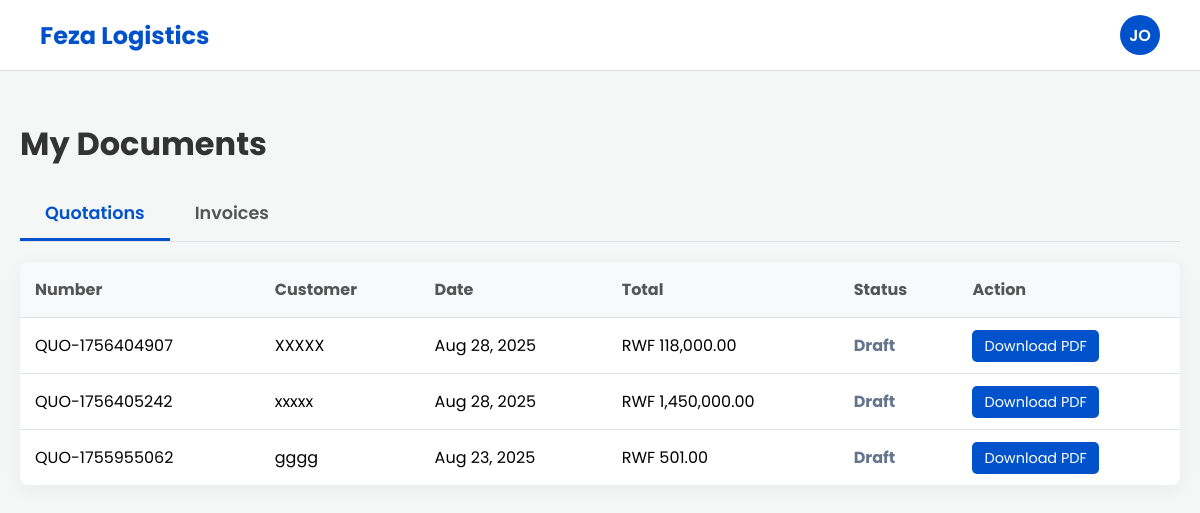
Page /document_list.php (signed in) on the committed database.
### tables this page shows
CREATE TABLE `quotations` (
  `id` int(11) NOT NULL AUTO_INCREMENT,
  `user_id` int(11) NOT NULL,
  `quote_number` varchar(50) NOT NULL,
  `customer_name` varchar(255) NOT NULL,
  `customer_address` text DEFAULT NULL,
  `customer_email` varchar(255) DEFAULT NULL,
  `quote_date` date NOT NULL,
  `expiry_date` date NOT NULL,
  `subtotal` decimal(10,2) NOT NULL,
  `tax_rate` decimal(5,2) DEFAULT 0.00,
  `tax_amount` decimal(10,2) DEFAULT 0.00,
  `total` decimal(10,2) NOT NULL,
  `currency` varchar(5) NOT NULL DEFAULT 'USD',
  `notes` text DEFAULT NULL,
  `status` varchar(20) DEFAULT 'draft',
  `created_at` timestamp NOT NULL DEFAULT current_timestamp(),
  PRIMARY KEY (`id`),
  UNIQUE KEY `quote_number` (`quote_number`),
  KEY `user_id` (`user_id`),
  CONSTRAINT `quotations_ibfk_1` FOREIGN KEY (`user_id`) REFERENCES `users` (`id`) ON DELETE CASCADE
);

### document_list.php (the view, shortened to what this page needs)
<?php
require_once 'header.php';
require_once 'db.php';
$user_id = $_SESSION['user_id'];
$quotations = $pdo->prepare("SELECT * FROM quotations WHERE user_id = :user_id ORDER BY quote_date DESC");
$quotations->execute([':user_id' => $user_id]);
?>
<div class="content-wrapper">
    <div class="page-header">
        <h1>My Documents</h1>
    </div>
    <div class="tabs">
        <div class="tab-link active" data-tab="quotations">Quotations</div>
        <div class="tab-link" data-tab="invoices">Invoices</div>
    </div>
    <div id="quotations" class="tab-pane active">
        <table class="docs-table">
            <thead>
                <tr>
                    <th>Number</th><th>Customer</th><th>Date</th><th>Total</th><th>Status</th><th>Action</th>
                </tr>
            </thead>
            <tbody>
                <?php foreach ($quotations as $row): ?>
                <tr>
                    <td><?php echo htmlspecialchars($row['quote_number']); ?></td>
                    <td><?php echo htmlspecialchars($row['customer_name']); ?></td>
                    <td><?php echo date('M d, Y', strtotime($row['quote_date'])); ?></td>
                    <td><?php $currency = $row['currency'] ?? 'RWF'; echo htmlspecialchars($currency . ' ' . number_format($row['total'], 2)); ?></td>
                    <td><span class="status-<?php echo str_replace(' ', '-', $row['status']); ?>"><?php echo ucwords($row['status']); ?></span></td>
                    <td><a href="generate_pdf.php?type=quotation&id=<?php echo $row['id']; ?>" class="btn-pdf" target="_blank">Download PDF</a></td>
                </tr>
                <?php endforeach; ?>
            </tbody>
        </table>
    </div>
</div>

### header.php (shortened to what this page needs)
<?php
$username_for_avatar = $_SESSION['username'] ?? 'User';
$initials = strtoupper(substr($username_for_avatar, 0, 2));
?>
<!DOCTYPE html>
<html lang="en">
<head>
</head>
<body>
    <header class="main-header">
        <a href="index.php" class="logo">Feza Logistics</a>
        <div class="user-menu">
            <div class="user-avatar" id="avatar-button"><?php echo htmlspecialchars($initials); ?></div>
        </div>
    </header>
    <main class="page-content">
</body>

### header.php (style rules this page uses)
:root { --primary-color: #0052cc; --primary-hover: #0041a3; --secondary-color: #f4f7f6; --text-color: #333; --border-color: #dee2e6; --white-color: #fff; }
body { font-family: 'Poppins', sans-serif; background-color: var(--secondary-color); margin: 0; padding-top: 80px; }
.main-header { background-color: var(--white-color); border-bottom: 1px solid var(--border-color); padding: 0 40px; height: 70px; display: flex; justify-content: space-between; align-items: center; position: fixed; top: 0; left: 0; right: 0; z-index: 1000; }
.main-header .logo { font-size: 1.5rem; font-weight: 700; color: var(--primary-color); text-decoration: none; }
.user-menu { position: relative; }
.user-avatar { width: 40px; height: 40px; border-radius: 50%; background-color: var(--primary-color); color: var(--white-color); display: flex; align-items: center; justify-content: center; font-weight: 600; cursor: pointer; user-select: none; }

### document_list.php (style rules this page uses)
.content-wrapper { max-width: 1200px; margin: 40px auto; padding: 0 20px; }
.page-header h1 { font-size: 2rem; color: var(--text-color); margin-bottom: 20px; }
.tabs { display: flex; border-bottom: 1px solid var(--border-color); margin-bottom: 20px; }
.tab-link { padding: 12px 25px; cursor: pointer; font-weight: 600; color: #555; border-bottom: 3px solid transparent; font-size: 1.1rem; }
.tab-link.active { color: var(--primary-color); border-bottom-color: var(--primary-color); }
.tab-pane { display: none; }
.tab-pane.active { display: block; }
.docs-table { width: 100%; border-collapse: collapse; background: var(--white-color); box-shadow: 0 4px 20px rgba(0,0,0,0.05); border-radius: 8px; overflow: hidden; }
.docs-table th, .docs-table td { padding: 15px; border-bottom: 1px solid var(--border-color); text-align: left; }
.docs-table th { background-color: #f8f9fa; font-weight: 700; color: #555; }
.docs-table tbody tr:last-child td { border-bottom: none; }
.status-draft { color: #64748b; font-weight: bold; }
.btn-pdf { background-color: var(--primary-color); color: white; padding: 6px 12px; border-radius: 5px; text-decoration: none; font-size: 0.9rem; }

### rows in the picture
quotations: quote_number "QUO-1756404907", customer_name "XXXXX", quote_date "Aug 28, 2025", currency+total "RWF 118,000.00", status "Draft"
quotations: quote_number "QUO-1756405242", customer_name "xxxxx", quote_date "Aug 28, 2025", currency+total "RWF 1,450,000.00", status "Draft"
quotations: quote_number "QUO-1755955062", customer_name "gggg", quote_date "Aug 23, 2025", currency+total "RWF 501.00", status "Draft"

### other values in the picture
$initials "JO"
